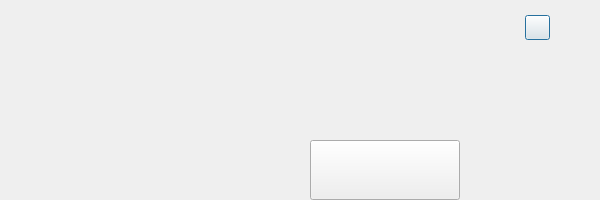
<?xml version="1.0" encoding="UTF-8"?>
<ui version="4.0">
 <class>HelpClass</class>
 <widget class="QDialog" name="HelpClass">
  <property name="geometry">
   <rect>
    <x>0</x>
    <y>0</y>
    <width>600</width>
    <height>200</height>
   </rect>
  </property>
  <property name="windowTitle">
   <string>关于我</string>
  </property>
  <property name="windowIcon">
   <iconset resource="Lock.qrc">
    <normaloff>:/icon/mainicon/picture_lock/icon/icon_main_mainwindow.png</normaloff>:/icon/mainicon/picture_lock/icon/icon_main_mainwindow.png</iconset>
  </property>
  <property name="windowOpacity">
   <double>5.000000000000000</double>
  </property>
  <widget class="QPushButton" name="pushButton_close_window">
   <property name="geometry">
    <rect>
     <x>525</x>
     <y>15</y>
     <width>25</width>
     <height>25</height>
    </rect>
   </property>
   <property name="styleSheet">
    <string notr="true">border-image: url(:/icon/mainicon/picture_lock/icon/window_close.png);</string>
   </property>
   <property name="text">
    <string/>
   </property>
  </widget>
  <widget class="QPushButton" name="pushButton_close_dialog">
   <property name="geometry">
    <rect>
     <x>310</x>
     <y>140</y>
     <width>150</width>
     <height>60</height>
    </rect>
   </property>
   <property name="styleSheet">
    <string notr="true">border-image: url(:/picture_lock/dialogicon/picture_lock/icon/dialog_filedialog_exit_normal.png);
border-image: url(:/picture_lock/dialogicon/picture_lock/icon/dialog_filedialog_exit_pressed.png);</string>
   </property>
   <property name="text">
    <string/>
   </property>
  </widget>
 </widget>
 <resources>
  <include location="Lock.qrc"/>
 </resources>
 <connections/>
</ui>
